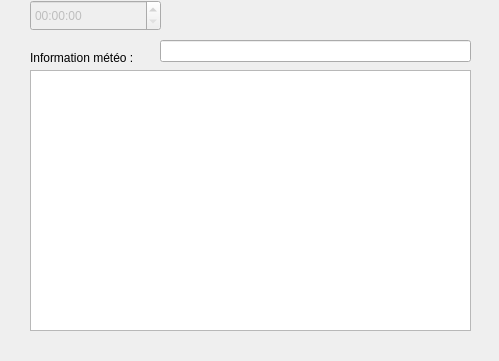
<?xml version="1.0" encoding="UTF-8"?>
<ui version="4.0">
 <class>Panneau</class>
 <widget class="QWidget" name="Panneau">
  <property name="geometry">
   <rect>
    <x>0</x>
    <y>0</y>
    <width>499</width>
    <height>361</height>
   </rect>
  </property>
  <property name="windowTitle">
   <string>Panneau d'Affichage</string>
  </property>
  <widget class="QTextEdit" name="textEditInformation">
   <property name="geometry">
    <rect>
     <x>30</x>
     <y>70</y>
     <width>441</width>
     <height>261</height>
    </rect>
   </property>
  </widget>
  <widget class="QLabel" name="label">
   <property name="geometry">
    <rect>
     <x>30</x>
     <y>50</y>
     <width>151</width>
     <height>16</height>
    </rect>
   </property>
   <property name="text">
    <string>Information météo :</string>
   </property>
  </widget>
  <widget class="QLineEdit" name="lineEditMeteo">
   <property name="geometry">
    <rect>
     <x>160</x>
     <y>40</y>
     <width>311</width>
     <height>22</height>
    </rect>
   </property>
  </widget>
  <widget class="QTimeEdit" name="timeEditHeure">
   <property name="enabled">
    <bool>false</bool>
   </property>
   <property name="geometry">
    <rect>
     <x>30</x>
     <y>0</y>
     <width>131</width>
     <height>31</height>
    </rect>
   </property>
  </widget>
 </widget>
 <resources/>
 <connections/>
</ui>
